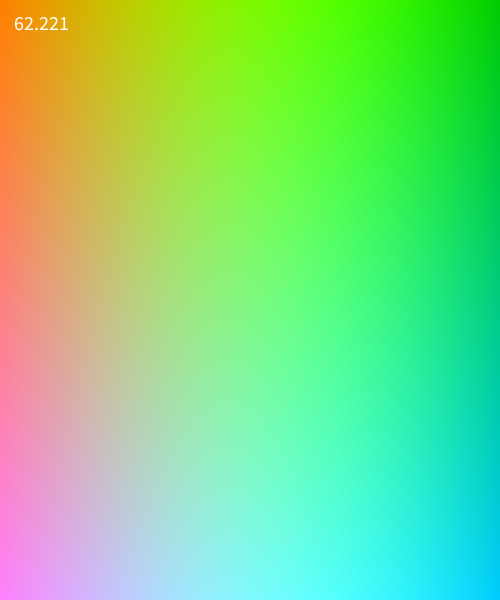
Frame 1 (no input)
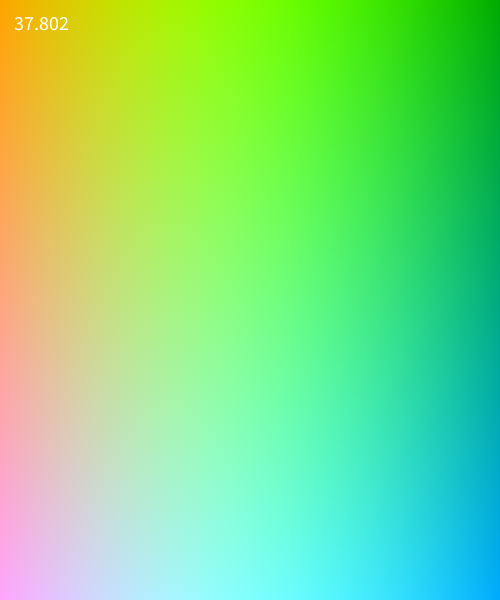
Frame 60 (the mouse pressed at the canvas centre just before this capture)
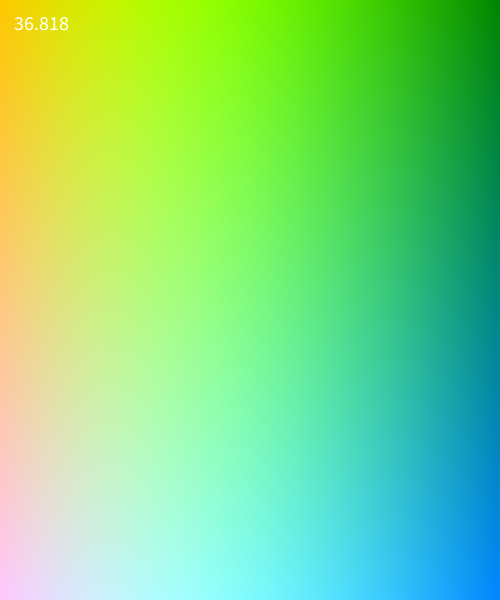
Frame 120 (the mouse held since frame 60 and released just before this capture)

The Processing sketch that drew these frames (run headless with seeded random() and noise(); from frame 60 on, the mouse is pressed at the canvas centre):

// Processing sketch: w04_07_pixels_createImage_gradation_linear_sineWave
// ── w04_07_pixels_createImage_gradation_linear_sineWave.pde
// IMA NYU Shanghai
// Kinetic Interfaces
// MOQN
// Feb 12 2018

PImage img;

void setup() {
  size(500, 600);
  noStroke();

  img = createImage(width, height, RGB); // ARGB
}


void draw() {
  background(0);

  int index = 0;
  img.loadPixels();
  for (int y = 0; y < img.height; y++) {
    for (int x = 0; x < img.width; x++) {
      
      float sineValue = sin((x+frameCount) * 0.005); 
      
      float r = map(x, 0, img.width, 255, 0);
      float g = map(sineValue, -1, 1, 0, 255);
      float b = map(y, 0, img.height, 0, 255);
      img.pixels[index] = color(r, g, b);
      
      index++;
    }
  }
  img.updatePixels();

  image(img, 0, 0);

  textSize(20);
  text(frameRate, 10, 30);
}
